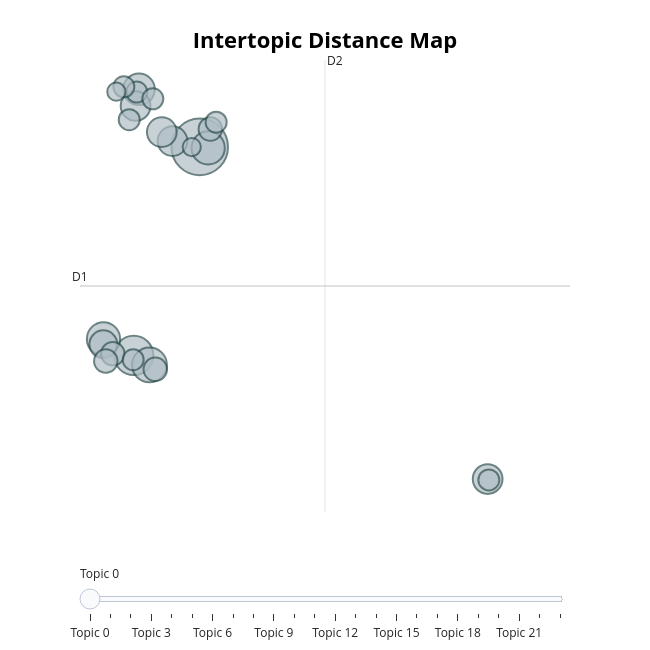

Notebook code cell kept with this figure:
### Markdown cell above
## Make a visualization of the topics (see topic_model.visualize_topics())

### Code cell
visualization = topic_model.visualize_topics()
fig_filepath = os.path.join(OUTPUT_DIR, "topics_visualization.html")
visualization.write_html(fig_filepath)
visualization

### Figure 1 — Plotly figure (JSON) as saved in the notebook; plotly's stock layout.template omitted (floating-point values rounded to 4 significant figures)
{"data": [{"customdata": [[0, "world | people | new | years | america", 29], [1, "states | government | united | public | mexico", 14], [2, "government | work | public | congress | great", 11], [3, "world | peace | nations | soviet | economic", 10], [4, "states | united | british | war | great", 10], [5, "states | government | united | year | congress", 9], [6, "america | american | americans | going | people", 8], [7, "world | free | nations | economic | great", 8], [8, "government | states | law | united | congress", 8], [9, "government | states | law | united | gold", 8], [10, "states | congress | government | united | public", 7], [11, "government | public | states | general | subject", 5], [12, "world | people | challenge | new | american", 5], [13, "bank | public | states | country | government", 5], [14, "national | federal | reduction | public | ought", 5], [15, "america | americans | people | iraq | security", 4], [16, "states | government | united | constitution | congress", 4], [17, "thats | jobs | america | new | lets", 4], [18, "year | government | states | congress | united", 4], [19, "government | states | united | year | congress", 4], [20, "information | provision | public | united | proper", 4], [21, "treaty | united | states | spain | year", 4], [22, "people | america | spending | budget | work", 3], [23, "congress | year | states | june | fiscal", 3]], "hovertemplate": "<b>Topic %{customdata[0]}</b><br>%{customdata[1]}<br>Size: %{customdata[2]}", "legendgroup": "", "marker": {"color": "#B0BEC5", "line": {"color": "DarkSlateGrey", "width": 2}, "size": [29, 14, 11, 10, 10, 9, 8, 8, 8, 8, 7, 5, 5, 5, 5, 4, 4, 4, 4, 4, 4, 4, 3, 3], "sizemode": "area", "sizeref": 0.01812, "symbol": "circle"}, "mode": "markers", "name": "", "orientation": "v", "showlegend": false, "type": "scatter", "x": [8.049, 5.942, 6.445, 8.319, 4.976, 6.109, 17.25, 7.18, 6.839, 6.001, 4.971, 5.273, 8.389, 5.05, 6.63, 17.28, 5.923, 8.573, 5.798, 6.038, 6.551, 5.626, 7.795, 5.387], "xaxis": "x", "y": [5.028, -3.794, -4.194, 4.985, -3.094, 7.464, -9.022, 5.273, 5.654, 6.758, -3.32, -3.723, 5.781, -4.028, -4.382, -9.057, -3.973, 6.073, 6.179, 7.347, 7.063, 7.568, 5.022, 7.364], "yaxis": "y"}], "layout": {"annotations": [{"showarrow": false, "text": "D1", "x": 4.225, "y": -0.8561, "yshift": 10}, {"showarrow": false, "text": "D2", "x": 12.05, "xshift": 10, "y": 8.704}], "height": 650, "hoverlabel": {"bgcolor": "white", "font": {"family": "Rockwell", "size": 16}}, "legend": {"itemsizing": "constant", "tracegroupgap": 0}, "margin": {"t": 60}, "shapes": [{"line": {"color": "#CFD8DC", "width": 2}, "type": "line", "x0": 12.05, "x1": 12.05, "y0": -10.42, "y1": 8.704}, {"line": {"color": "#9E9E9E", "width": 2}, "type": "line", "x0": 4.225, "x1": 19.88, "y0": -0.8561, "y1": -0.8561}], "sliders": [{"active": 0, "pad": {"t": 50}, "steps": [{"args": [{"marker.color": [["red", "#B0BEC5", "#B0BEC5", "#B0BEC5", "#B0BEC5", "#B0BEC5", "#B0BEC5", "#B0BEC5", "#B0BEC5", "#B0BEC5", "#B0BEC5", "#B0BEC5", "#B0BEC5", "#B0BEC5", "#B0BEC5", "#B0BEC5", "#B0BEC5", "#B0BEC5", "#B0BEC5", "#B0BEC5", "#B0BEC5", "#B0BEC5", "#B0BEC5", "#B0BEC5"]]}], "label": "Topic 0", "method": "update"}, {"args": [{"marker.color": [["#B0BEC5", "red", "#B0BEC5", "#B0BEC5", "#B0BEC5", "#B0BEC5", "#B0BEC5", "#B0BEC5", "#B0BEC5", "#B0BEC5", "#B0BEC5", "#B0BEC5", "#B0BEC5", "#B0BEC5", "#B0BEC5", "#B0BEC5", "#B0BEC5", "#B0BEC5", "#B0BEC5", "#B0BEC5", "#B0BEC5", "#B0BEC5", "#B0BEC5", "#B0BEC5"]]}], "label": "Topic 1", "method": "update"}, {"args": [{"marker.color": [["#B0BEC5", "#B0BEC5", "red", "#B0BEC5", "#B0BEC5", "#B0BEC5", "#B0BEC5", "#B0BEC5", "#B0BEC5", "#B0BEC5", "#B0BEC5", "#B0BEC5", "#B0BEC5", "#B0BEC5", "#B0BEC5", "#B0BEC5", "#B0BEC5", "#B0BEC5", "#B0BEC5", "#B0BEC5", "#B0BEC5", "#B0BEC5", "#B0BEC5", "#B0BEC5"]]}], "label": "Topic 2", "method": "update"}, {"args": [{"marker.color": [["#B0BEC5", "#B0BEC5", "#B0BEC5", "red", "#B0BEC5", "#B0BEC5", "#B0BEC5", "#B0BEC5", "#B0BEC5", "#B0BEC5", "#B0BEC5", "#B0BEC5", "#B0BEC5", "#B0BEC5", "#B0BEC5", "#B0BEC5", "#B0BEC5", "#B0BEC5", "#B0BEC5", "#B0BEC5", "#B0BEC5", "#B0BEC5", "#B0BEC5", "#B0BEC5"]]}], "label": "Topic 3", "method": "update"}, {"args": [{"marker.color": [["#B0BEC5", "#B0BEC5", "#B0BEC5", "#B0BEC5", "red", "#B0BEC5", "#B0BEC5", "#B0BEC5", "#B0BEC5", "#B0BEC5", "#B0BEC5", "#B0BEC5", "#B0BEC5", "#B0BEC5", "#B0BEC5", "#B0BEC5", "#B0BEC5", "#B0BEC5", "#B0BEC5", "#B0BEC5", "#B0BEC5", "#B0BEC5", "#B0BEC5", "#B0BEC5"]]}], "label": "Topic 4", "method": "update"}, {"args": [{"marker.color": [["#B0BEC5", "#B0BEC5", "#B0BEC5", "#B0BEC5", "#B0BEC5", "red", "#B0BEC5", "#B0BEC5", "#B0BEC5", "#B0BEC5", "#B0BEC5", "#B0BEC5", "#B0BEC5", "#B0BEC5", "#B0BEC5", "#B0BEC5", "#B0BEC5", "#B0BEC5", "#B0BEC5", "#B0BEC5", "#B0BEC5", "#B0BEC5", "#B0BEC5", "#B0BEC5"]]}], "label": "Topic 5", "method": "update"}, {"args": [{"marker.color": [["#B0BEC5", "#B0BEC5", "#B0BEC5", "#B0BEC5", "#B0BEC5", "#B0BEC5", "red", "#B0BEC5", "#B0BEC5", "#B0BEC5", "#B0BEC5", "#B0BEC5", "#B0BEC5", "#B0BEC5", "#B0BEC5", "#B0BEC5", "#B0BEC5", "#B0BEC5", "#B0BEC5", "#B0BEC5", "#B0BEC5", "#B0BEC5", "#B0BEC5", "#B0BEC5"]]}], "label": "Topic 6", "method": "update"}, {"args": [{"marker.color": [["#B0BEC5", "#B0BEC5", "#B0BEC5", "#B0BEC5", "#B0BEC5", "#B0BEC5", "#B0BEC5", "red", "#B0BEC5", "#B0BEC5", "#B0BEC5", "#B0BEC5", "#B0BEC5", "#B0BEC5", "#B0BEC5", "#B0BEC5", "#B0BEC5", "#B0BEC5", "#B0BEC5", "#B0BEC5", "#B0BEC5", "#B0BEC5", "#B0BEC5", "#B0BEC5"]]}], "label": "Topic 7", "method": "update"}, {"args": [{"marker.color": [["#B0BEC5", "#B0BEC5", "#B0BEC5", "#B0BEC5", "#B0BEC5", "#B0BEC5", "#B0BEC5", "#B0BEC5", "red", "#B0BEC5", "#B0BEC5", "#B0BEC5", "#B0BEC5", "#B0BEC5", "#B0BEC5", "#B0BEC5", "#B0BEC5", "#B0BEC5", "#B0BEC5", "#B0BEC5", "#B0BEC5", "#B0BEC5", "#B0BEC5", "#B0BEC5"]]}], "label": "Topic 8", "method": "update"}, {"args": [{"marker.color": [["#B0BEC5", "#B0BEC5", "#B0BEC5", "#B0BEC5", "#B0BEC5", "#B0BEC5", "#B0BEC5", "#B0BEC5", "#B0BEC5", "red", "#B0BEC5", "#B0BEC5", "#B0BEC5", "#B0BEC5", "#B0BEC5", "#B0BEC5", "#B0BEC5", "#B0BEC5", "#B0BEC5", "#B0BEC5", "#B0BEC5", "#B0BEC5", "#B0BEC5", "#B0BEC5"]]}], "label": "Topic 9", "method": "update"}, {"args": [{"marker.color": [["#B0BEC5", "#B0BEC5", "#B0BEC5", "#B0BEC5", "#B0BEC5", "#B0BEC5", "#B0BEC5", "#B0BEC5", "#B0BEC5", "#B0BEC5", "red", "#B0BEC5", "#B0BEC5", "#B0BEC5", "#B0BEC5", "#B0BEC5", "#B0BEC5", "#B0BEC5", "#B0BEC5", "#B0BEC5", "#B0BEC5", "#B0BEC5", "#B0BEC5", "#B0BEC5"]]}], "label": "Topic 10", "method": "update"}, {"args": [{"marker.color": [["#B0BEC5", "#B0BEC5", "#B0BEC5", "#B0BEC5", "#B0BEC5", "#B0BEC5", "#B0BEC5", "#B0BEC5", "#B0BEC5", "#B0BEC5", "#B0BEC5", "red", "#B0BEC5", "#B0BEC5", "#B0BEC5", "#B0BEC5", "#B0BEC5", "#B0BEC5", "#B0BEC5", "#B0BEC5", "#B0BEC5", "#B0BEC5", "#B0BEC5", "#B0BEC5"]]}], "label": "Topic 11", "method": "update"}, {"args": [{"marker.color": [["#B0BEC5", "#B0BEC5", "#B0BEC5", "#B0BEC5", "#B0BEC5", "#B0BEC5", "#B0BEC5", "#B0BEC5", "#B0BEC5", "#B0BEC5", "#B0BEC5", "#B0BEC5", "red", "#B0BEC5", "#B0BEC5", "#B0BEC5", "#B0BEC5", "#B0BEC5", "#B0BEC5", "#B0BEC5", "#B0BEC5", "#B0BEC5", "#B0BEC5", "#B0BEC5"]]}], "label": "Topic 12", "method": "update"}, {"args": [{"marker.color": [["#B0BEC5", "#B0BEC5", "#B0BEC5", "#B0BEC5", "#B0BEC5", "#B0BEC5", "#B0BEC5", "#B0BEC5", "#B0BEC5", "#B0BEC5", "#B0BEC5", "#B0BEC5", "#B0BEC5", "red", "#B0BEC5", "#B0BEC5", "#B0BEC5", "#B0BEC5", "#B0BEC5", "#B0BEC5", "#B0BEC5", "#B0BEC5", "#B0BEC5", "#B0BEC5"]]}], "label": "Topic 13", "method": "update"}, {"args": [{"marker.color": [["#B0BEC5", "#B0BEC5", "#B0BEC5", "#B0BEC5", "#B0BEC5", "#B0BEC5", "#B0BEC5", "#B0BEC5", "#B0BEC5", "#B0BEC5", "#B0BEC5", "#B0BEC5", "#B0BEC5", "#B0BEC5", "red", "#B0BEC5", "#B0BEC5", "#B0BEC5", "#B0BEC5", "#B0BEC5", "#B0BEC5", "#B0BEC5", "#B0BEC5", "#B0BEC5"]]}], "label": "Topic 14", "method": "update"}, {"args": [{"marker.color": [["#B0BEC5", "#B0BEC5", "#B0BEC5", "#B0BEC5", "#B0BEC5", "#B0BEC5", "#B0BEC5", "#B0BEC5", "#B0BEC5", "#B0BEC5", "#B0BEC5", "#B0BEC5", "#B0BEC5", "#B0BEC5", "#B0BEC5", "red", "#B0BEC5", "#B0BEC5", "#B0BEC5", "#B0BEC5", "#B0BEC5", "#B0BEC5", "#B0BEC5", "#B0BEC5"]]}], "label": "Topic 15", "method": "update"}, {"args": [{"marker.color": [["#B0BEC5", "#B0BEC5", "#B0BEC5", "#B0BEC5", "#B0BEC5", "#B0BEC5", "#B0BEC5", "#B0BEC5", "#B0BEC5", "#B0BEC5", "#B0BEC5", "#B0BEC5", "#B0BEC5", "#B0BEC5", "#B0BEC5", "#B0BEC5", "red", "#B0BEC5", "#B0BEC5", "#B0BEC5", "#B0BEC5", "#B0BEC5", "#B0BEC5", "#B0BEC5"]]}], "label": "Topic 16", "method": "update"}, {"args": [{"marker.color": [["#B0BEC5", "#B0BEC5", "#B0BEC5", "#B0BEC5", "#B0BEC5", "#B0BEC5", "#B0BEC5", "#B0BEC5", "#B0BEC5", "#B0BEC5", "#B0BEC5", "#B0BEC5", "#B0BEC5", "#B0BEC5", "#B0BEC5", "#B0BEC5", "#B0BEC5", "red", "#B0BEC5", "#B0BEC5", "#B0BEC5", "#B0BEC5", "#B0BEC5", "#B0BEC5"]]}], "label": "Topic 17", "method": "update"}, {"args": [{"marker.color": [["#B0BEC5", "#B0BEC5", "#B0BEC5", "#B0BEC5", "#B0BEC5", "#B0BEC5", "#B0BEC5", "#B0BEC5", "#B0BEC5", "#B0BEC5", "#B0BEC5", "#B0BEC5", "#B0BEC5", "#B0BEC5", "#B0BEC5", "#B0BEC5", "#B0BEC5", "#B0BEC5", "red", "#B0BEC5", "#B0BEC5", "#B0BEC5", "#B0BEC5", "#B0BEC5"]]}], "label": "Topic 18", "method": "update"}, {"args": [{"marker.color": [["#B0BEC5", "#B0BEC5", "#B0BEC5", "#B0BEC5", "#B0BEC5", "#B0BEC5", "#B0BEC5", "#B0BEC5", "#B0BEC5", "#B0BEC5", "#B0BEC5", "#B0BEC5", "#B0BEC5", "#B0BEC5", "#B0BEC5", "#B0BEC5", "#B0BEC5", "#B0BEC5", "#B0BEC5", "red", "#B0BEC5", "#B0BEC5", "#B0BEC5", "#B0BEC5"]]}], "label": "Topic 19", "method": "update"}, {"args": [{"marker.color": [["#B0BEC5", "#B0BEC5", "#B0BEC5", "#B0BEC5", "#B0BEC5", "#B0BEC5", "#B0BEC5", "#B0BEC5", "#B0BEC5", "#B0BEC5", "#B0BEC5", "#B0BEC5", "#B0BEC5", "#B0BEC5", "#B0BEC5", "#B0BEC5", "#B0BEC5", "#B0BEC5", "#B0BEC5", "#B0BEC5", "red", "#B0BEC5", "#B0BEC5", "#B0BEC5"]]}], "label": "Topic 20", "method": "update"}, {"args": [{"marker.color": [["#B0BEC5", "#B0BEC5", "#B0BEC5", "#B0BEC5", "#B0BEC5", "#B0BEC5", "#B0BEC5", "#B0BEC5", "#B0BEC5", "#B0BEC5", "#B0BEC5", "#B0BEC5", "#B0BEC5", "#B0BEC5", "#B0BEC5", "#B0BEC5", "#B0BEC5", "#B0BEC5", "#B0BEC5", "#B0BEC5", "#B0BEC5", "red", "#B0BEC5", "#B0BEC5"]]}], "label": "Topic 21", "method": "update"}, {"args": [{"marker.color": [["#B0BEC5", "#B0BEC5", "#B0BEC5", "#B0BEC5", "#B0BEC5", "#B0BEC5", "#B0BEC5", "#B0BEC5", "#B0BEC5", "#B0BEC5", "#B0BEC5", "#B0BEC5", "#B0BEC5", "#B0BEC5", "#B0BEC5", "#B0BEC5", "#B0BEC5", "#B0BEC5", "#B0BEC5", "#B0BEC5", "#B0BEC5", "#B0BEC5", "red", "#B0BEC5"]]}], "label": "Topic 22", "method": "update"}, {"args": [{"marker.color": [["#B0BEC5", "#B0BEC5", "#B0BEC5", "#B0BEC5", "#B0BEC5", "#B0BEC5", "#B0BEC5", "#B0BEC5", "#B0BEC5", "#B0BEC5", "#B0BEC5", "#B0BEC5", "#B0BEC5", "#B0BEC5", "#B0BEC5", "#B0BEC5", "#B0BEC5", "#B0BEC5", "#B0BEC5", "#B0BEC5", "#B0BEC5", "#B0BEC5", "#B0BEC5", "red"]]}], "label": "Topic 23", "method": "update"}]}], "title": {"font": {"color": "Black", "size": 22}, "text": "<b>Intertopic Distance Map</b>", "x": 0.5, "xanchor": "center", "y": 0.95, "yanchor": "top"}, "width": 650, "xaxis": {"anchor": "y", "domain": [0, 1], "range": [4.225, 19.88], "title": {"text": ""}, "visible": false}, "yaxis": {"anchor": "x", "domain": [0, 1], "range": [-10.42, 8.704], "title": {"text": ""}, "visible": false}}}
